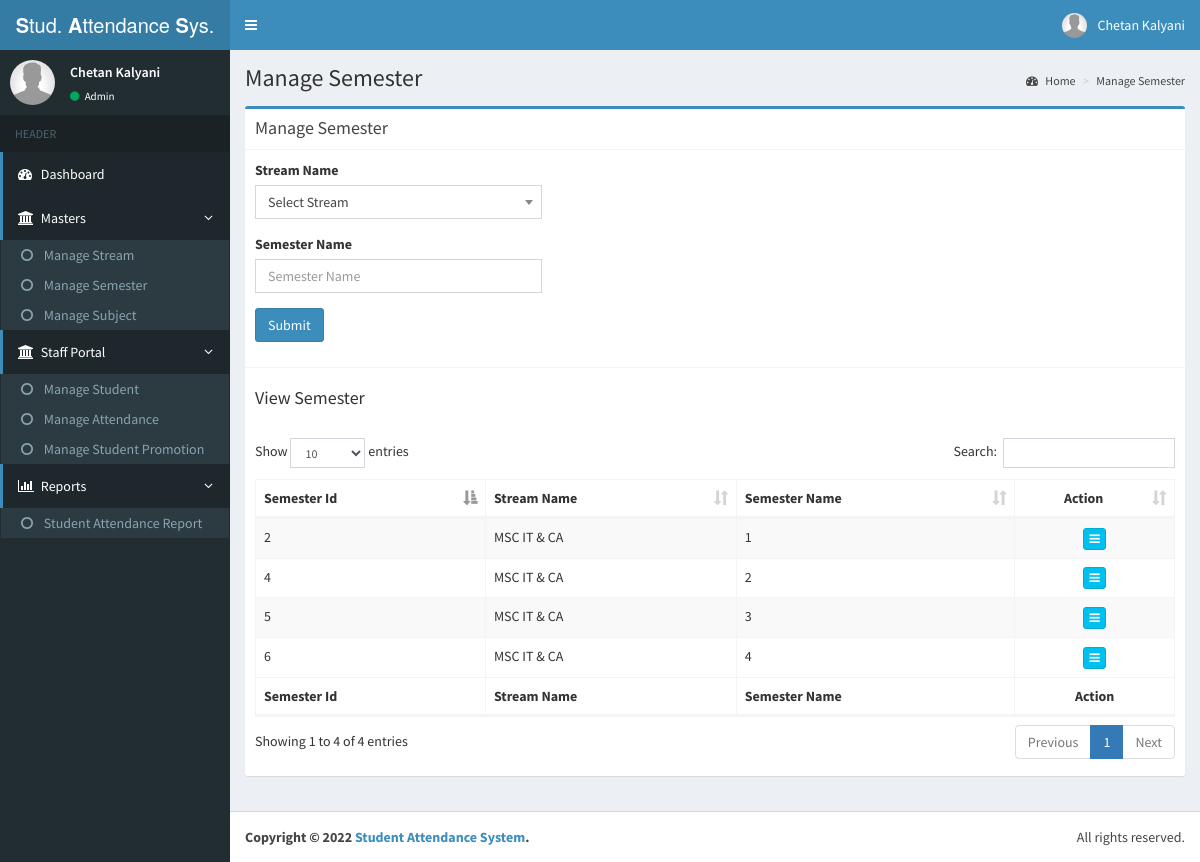
/manage_semester/ (signed in), run on the app's committed database.
### attendance_app/models.py (models this page shows, shortened)
class Semester(models.Model):
    stream = models.ForeignKey(Stream, on_delete=models.CASCADE)
    name = models.CharField(max_length=250)

class Stream(models.Model):
    name = models.CharField(max_length=250)

### attendance_app/views.py (the view, shortened to what this page needs)
# urls.py: url(r'^manage_semester/$', v.manage_semester, name="manage_semester"),
def manage_semester(request, action=None, semester_id=None):
    if request.user.is_authenticated() == False:
        return redirect('login')
    context = {}
    if semester_id is not None:
        semester = get_object_or_404(Semester, pk=semester_id)
        context['semester'] = semester
    if action == "view":
        context['readonly'] = 1
    elif action == "delete":
        semester.delete()
        request.session['message'] = 'Record delete successfully.'
        return redirect('manage_semester')
    all_stream = Stream.objects.all()
    context['all_stream'] = all_stream
    all_semester = Semester.objects.all()
    context['all_semester'] = all_semester
    return render(request, 'manage_semester.html', context)

### attendance_app/templates/manage_semester.html (shortened to what this page needs)
{% extends "includes/base.html" %}<title>{% block title %}Student Attendance System :: Manage Semester{% endblock %}</title>
{% block content %}
    <div class="content-wrapper">
        <section class="content-header">
            <h1>Manage Semester
            </h1>
            <ol class="breadcrumb">
                <li class="active"><a href="/"><i class="fa fa-dashboard"></i> Home</a></li>
                <li><a href="/">Manage Semester</a></li>
            </ol>
        </section>
        <section class="content container-fluid">
            <div class="row">
                <div class="col-md-12">
                    <div class="box box-primary">
                        <form class="form-vertical" method="post" role="form">
                            <div class="box-header with-border">
                                <h3 class="box-title">Manage Semester</h3>
                            </div>
                            <div class="box-body">
                                <div class="row">
                                    <div class="form-group col-lg-4 col-md-4 col-sm-6 col-xs-12">
                                        <label for="StreamId">Stream Name</label>
                                    </div>
                                </div>
                                <div class="row">
                                    <div class="form-group col-lg-4 col-md-4 col-sm-6 col-xs-12">
                                        <label for="SemesterName">Semester Name</label>
                                        <input type="text" class="form-control" name="txtSemesterName" id="txtSemesterName" placeholder="Semester Name" value="{{ semester.name }}" required {% if readonly == 1 %} readonly {% endif %}>
                                    </div>
                                </div>
                                <div class="row">
                                    <div class="form-group col-lg-4 col-md-4 col-sm-6 col-xs-12">
                                        <button type="submit" class="btn btn-primary" {% if readonly == 1 %} disabled {% endif %}>Submit</button>
                                    </div>
                                </div>
                            </div>
                            <div class="box-footer">
                                <h4 class="box-title">View Semester</h4><br>
                                <table id="dtTableSemester" class="table table-bordered table-striped">
                                    <thead>
                                    <tr>
                                        <th>Semester Id</th>
                                        <th>Stream Name</th>
                                        <th>Semester Name</th>
                                        <th class="text-center">Action</th>
                                    </tr>
                                    </thead>
                                    <tbody>
                                    {% for semester in all_semester %}
                                        <tr>
                                            <td>{{ semester.pk }}</td>
                                            <td>{{ semester.stream.name }}</td>
                                            <td>{{ semester.name }}</td>
                                            <td class="text-center">
                                                <div class="btn-group">
                                                    <button type="button" class="btn btn-xs btn-info dropdown-toggle" data-toggle="dropdown">
                                                        <i class="fa fa-bars"></i>
                                                    </button>
                                                </div>
                                            </td>
                                        </tr>
                                    {% endfor %}
                                    </tbody>
                                    <thead>
                                    <tr>
                                        <th>Semester Id</th>
                                        <th>Stream Name</th>
                                        <th>Semester Name</th>
                                        <th class="text-center">Action</th>
                                    </tr>
                                    </thead>
                                </table>
                            </div>
                        </form>
                    </div>
                </div>
            </div>
        </section>
    </div>
{% endblock %}

### attendance_app/templates/includes/base.html (shortened to what this page needs)
{% load static %}<!DOCTYPE html>
<html>
<head>
    <link rel="stylesheet" href="{% static 'assets/css/bootstrap.min.css' %}">
    <link rel="stylesheet" href="{% static 'assets/css/font-awesome.min.css' %}">
    <link rel="stylesheet" href="{% static 'assets/css/ionicons.min.css' %}">
    <link rel="stylesheet" href="{% static 'assets/css/bootstrap-datepicker.min.css' %}">
    <link rel="stylesheet" href="{% static 'assets/css/dataTables.bootstrap.min.css' %}">
    <link rel="stylesheet" href="{% static 'assets/css/select2.min.css' %}">
    <link rel="stylesheet" href="{% static 'assets/css/all.css' %}">
    <link rel="stylesheet" href="{% static 'assets/css/AdminLTE.min.css' %}">
    <link rel="stylesheet" href="{% static 'assets/css/skin-blue.min.css' %}">
    <link rel="stylesheet" href="{% static 'assets/css/custom.css' %}">
</head>
<body class="hold-transition skin-blue sidebar-mini">
<div class="wrapper">
    <header class="main-header">
        <a href="/" class="logo">
            <span class="logo-lg"><b>S</b>tud. <b>A</b>ttendance <b>S</b>ys.</span> </a>
        <nav class="navbar navbar-static-top" role="navigation">
            <a href="javascript:void(0);" class="sidebar-toggle" data-toggle="push-menu" role="button"> <span class="sr-only">Toggle navigation</span> </a>
            <div class="navbar-custom-menu">
                <ul class="nav navbar-nav">
                    <li class="dropdown user user-menu">
                        <a href="javascript:void(0);" class="dropdown-toggle" data-toggle="dropdown">
                            <img src="{% static 'assets/image/user2-160x160.jpg' %}" class="user-image" alt="User Image">
                            <span class="hidden-xs">{{ user.first_name }} {{ user.last_name }}</span> </a>
                    </li>
                </ul>
            </div>
        </nav>
    </header>
    <aside class="main-sidebar">
        <section class="sidebar">
            <div class="user-panel">
                <div class="pull-left image">
                    <img src="{% static 'assets/image/user2-160x160.jpg' %}" class="img-circle" alt="User Image">
                </div>
                <div class="pull-left info">
                    <p>{{ user.first_name }} {{ user.last_name }}</p>
                    {% if request.user.is_superuser %}
                        <a href="#"><i class="fa fa-circle text-green"></i> Admin</a>
                    {% else %}
                        <a href="#"><i class="fa fa-circle text-teal"></i> User</a>
                    {% endif %}
                </div>
            </div>
            <ul class="sidebar-menu" data-widget="tree">
                <li class="header">HEADER</li>
                <li class="active"><a href="/dashboard"><i class="fa fa-dashboard"></i> <span>Dashboard</span></a></li>
                <li class="treeview active">
                    <a href="javascript:void(0);"><i class="fa fa-bank"></i> <span>Masters</span> <span class="pull-right-container"><i class="fa fa-angle-left pull-right"></i></span> </a>
                    <ul class="treeview-menu">
                        <li><a href="/manage_stream"><i class="fa fa-circle-o"></i> Manage Stream</a></li>
                        <li><a href="/manage_semester"><i class="fa fa-circle-o"></i> Manage Semester</a></li>
                        <li><a href="/manage_subject"><i class="fa fa-circle-o"></i> Manage Subject</a></li>
                    </ul>
                </li>
                <li class="treeview active">
                    <a href="javascript:void(0);"><i class="fa fa-bank"></i> <span>Staff Portal</span> <span class="pull-right-container"><i class="fa fa-angle-left pull-right"></i></span> </a>
                    <ul class="treeview-menu">
                        <li><a href="/manage_student"><i class="fa fa-circle-o"></i> Manage Student</a></li>
                        <li><a href="/manage_attendance"><i class="fa fa-circle-o"></i> Manage Attendance</a></li>
                        <li><a href="/manage_student_promotion"><i class="fa fa-circle-o"></i> Manage Student Promotion</a></li>
                    </ul>
                </li>
                <li class="treeview active">
                    <a href="javascript:void(0);"><i class="fa fa-bar-chart"></i> <span>Reports</span> <span class="pull-right-container"><i class="fa fa-angle-left pull-right"></i></span> </a>
                    <ul class="treeview-menu">
                        <li><a href="/student_attendance_report"><i class="fa fa-circle-o"></i> Student Attendance Report</a></li>
                    </ul>
                </li>
            </ul>
        </section>
    </aside>
    {% block content %}{% endblock %}
    <footer class="main-footer">
        <div class="pull-right hidden-xs">
            All rights reserved.
        </div>
        <strong>Copyright &copy; {% now 'Y' %} <a href="#">Student Attendance System</a>.</strong>
    </footer>
</div>
</body>
</html>

### attendance_app/static/assets/css/custom.css (style rules this page uses)
.logo { width: 200px; }

### data on the page
Semester: pk "2", stream.name "MSC IT & CA", name "1"
Semester: pk "4", stream.name "MSC IT & CA", name "2"
Semester: pk "5", stream.name "MSC IT & CA", name "3"
Semester: pk "6", stream.name "MSC IT & CA", name "4"

### other printed values
{{ user.first_name }} "Chetan"
{{ user.last_name }} "Kalyani"
